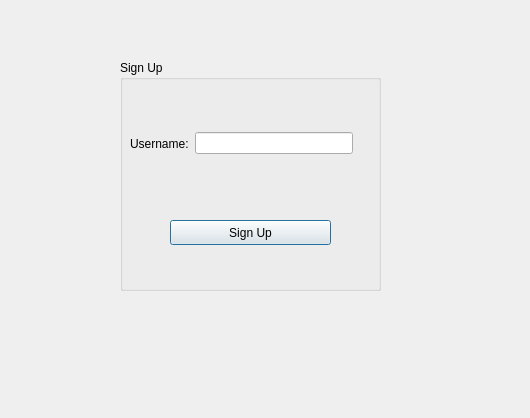
<?xml version="1.0" encoding="UTF-8"?>
<ui version="4.0">
 <class>thirdwindow</class>
 <widget class="QDialog" name="thirdwindow">
  <property name="geometry">
   <rect>
    <x>0</x>
    <y>0</y>
    <width>530</width>
    <height>418</height>
   </rect>
  </property>
  <property name="windowTitle">
   <string>Sign Up Window</string>
  </property>
  <widget class="QGroupBox" name="groupBox">
   <property name="geometry">
    <rect>
     <x>120</x>
     <y>60</y>
     <width>261</width>
     <height>231</height>
    </rect>
   </property>
   <property name="title">
    <string>Sign Up</string>
   </property>
   <widget class="QPushButton" name="pushButton">
    <property name="geometry">
     <rect>
      <x>50</x>
      <y>160</y>
      <width>161</width>
      <height>25</height>
     </rect>
    </property>
    <property name="text">
     <string>Sign Up</string>
    </property>
   </widget>
   <widget class="QWidget" name="layoutWidget">
    <property name="geometry">
     <rect>
      <x>10</x>
      <y>70</y>
      <width>223</width>
      <height>27</height>
     </rect>
    </property>
    <layout class="QHBoxLayout" name="horizontalLayout">
     <item>
      <widget class="QLabel" name="label">
       <property name="text">
        <string>Username:</string>
       </property>
      </widget>
     </item>
     <item>
      <widget class="QLineEdit" name="lineUsernameSignup"/>
     </item>
    </layout>
   </widget>
  </widget>
 </widget>
 <resources/>
 <connections/>
</ui>
